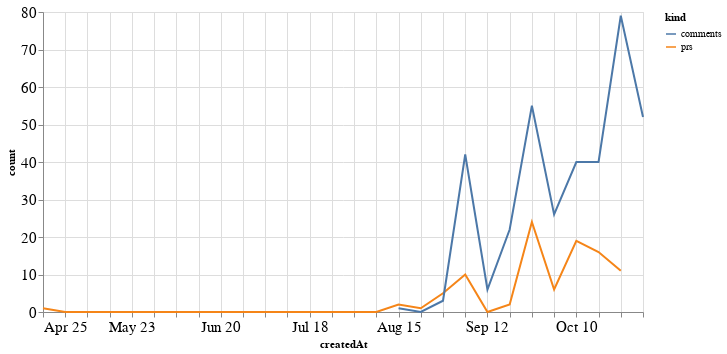

The cell this chart's notebook holds for it:
### Code cell
alt.Chart(total_time, width=600).mark_line().encode(
    x='createdAt',
    y='count',
    color='kind'
)

### Figure 1 — Vega-Lite specification as saved in the notebook (floating-point values rounded to 4 significant figures)
{"config": {"axisLeft": {"labelFontSize": 15}, "axisBottom": {"labelFontSize": 15}}, "data": {"name": "data-28a47bb23935b064a4b8e78923d33b86"}, "mark": "line", "encoding": {"color": {"type": "nominal", "field": "kind"}, "x": {"type": "temporal", "field": "createdAt"}, "y": {"type": "quantitative", "field": "count"}}, "width": 600, "$schema": "https://vega.github.io/schema/vega-lite/v4.8.1.json", "datasets": {"data-28a47bb23935b064a4b8e78923d33b86": [{"createdAt": "2021-04-25T00:00:00", "kind": "prs", "count": 1.0}, {"createdAt": "2021-05-02T00:00:00", "kind": "prs", "count": 0.0}, {"createdAt": "2021-05-09T00:00:00", "kind": "prs", "count": 0.0}, {"createdAt": "2021-05-16T00:00:00", "kind": "prs", "count": 0.0}, {"createdAt": "2021-05-23T00:00:00", "kind": "prs", "count": 0.0}, {"createdAt": "2021-05-30T00:00:00", "kind": "prs", "count": 0.0}, {"createdAt": "2021-06-06T00:00:00", "kind": "prs", "count": 0.0}, {"createdAt": "2021-06-13T00:00:00", "kind": "prs", "count": 0.0}, {"createdAt": "2021-06-20T00:00:00", "kind": "prs", "count": 0.0}, {"createdAt": "2021-06-27T00:00:00", "kind": "prs", "count": 0.0}, {"createdAt": "2021-07-04T00:00:00", "kind": "prs", "count": 0.0}, {"createdAt": "2021-07-11T00:00:00", "kind": "prs", "count": 0.0}, {"createdAt": "2021-07-18T00:00:00", "kind": "prs", "count": 0.0}, {"createdAt": "2021-07-25T00:00:00", "kind": "prs", "count": 0.0}, {"createdAt": "2021-08-01T00:00:00", "kind": "prs", "count": 0.0}, {"createdAt": "2021-08-08T00:00:00", "kind": "prs", "count": 0.0}, {"createdAt": "2021-08-15T00:00:00", "kind": "prs", "count": 2.0}, {"createdAt": "2021-08-22T00:00:00", "kind": "prs", "count": 1.0}, {"createdAt": "2021-08-29T00:00:00", "kind": "prs", "count": 5.0}, {"createdAt": "2021-09-05T00:00:00", "kind": "prs", "count": 10.0}, {"createdAt": "2021-09-12T00:00:00", "kind": "prs", "count": 0.0}, {"createdAt": "2021-09-19T00:00:00", "kind": "prs", "count": 2.0}, {"createdAt": "2021-09-26T00:00:00", "kind": "prs", "count": 24.0}, {"createdAt": "2021-10-03T00:00:00", "kind": "prs", "count": 6.0}, {"createdAt": "2021-10-10T00:00:00", "kind": "prs", "count": 19.0}, {"createdAt": "2021-10-17T00:00:00", "kind": "prs", "count": 16.0}, {"createdAt": "2021-10-24T00:00:00", "kind": "prs", "count": 11.0}, {"createdAt": "2021-10-31T00:00:00", "kind": "prs", "count": null}, {"createdAt": "2021-04-25T00:00:00", "kind": "comments", "count": null}, {"createdAt": "2021-05-02T00:00:00", "kind": "comments", "count": null}, {"createdAt": "2021-05-09T00:00:00", "kind": "comments", "count": null}, {"createdAt": "2021-05-16T00:00:00", "kind": "comments", "count": null}, {"createdAt": "2021-05-23T00:00:00", "kind": "comments", "count": null}, {"createdAt": "2021-05-30T00:00:00", "kind": "comments", "count": null}, {"createdAt": "2021-06-06T00:00:00", "kind": "comments", "count": null}, {"createdAt": "2021-06-13T00:00:00", "kind": "comments", "count": null}, {"createdAt": "2021-06-20T00:00:00", "kind": "comments", "count": null}, {"createdAt": "2021-06-27T00:00:00", "kind": "comments", "count": null}, {"createdAt": "2021-07-04T00:00:00", "kind": "comments", "count": null}, {"createdAt": "2021-07-11T00:00:00", "kind": "comments", "count": null}, {"createdAt": "2021-07-18T00:00:00", "kind": "comments", "count": null}, {"createdAt": "2021-07-25T00:00:00", "kind": "comments", "count": null}, {"createdAt": "2021-08-01T00:00:00", "kind": "comments", "count": null}, {"createdAt": "2021-08-08T00:00:00", "kind": "comments", "count": null}, {"createdAt": "2021-08-15T00:00:00", "kind": "comments", "count": 1.0}, {"createdAt": "2021-08-22T00:00:00", "kind": "comments", "count": 0.0}, {"createdAt": "2021-08-29T00:00:00", "kind": "comments", "count": 3.0}, {"createdAt": "2021-09-05T00:00:00", "kind": "comments", "count": 42.0}, {"createdAt": "2021-09-12T00:00:00", "kind": "comments", "count": 6.0}, {"createdAt": "2021-09-19T00:00:00", "kind": "comments", "count": 22.0}, {"createdAt": "2021-09-26T00:00:00", "kind": "comments", "count": 55.0}, {"createdAt": "2021-10-03T00:00:00", "kind": "comments", "count": 26.0}, {"createdAt": "2021-10-10T00:00:00", "kind": "comments", "count": 40.0}, {"createdAt": "2021-10-17T00:00:00", "kind": "comments", "count": 40.0}, {"createdAt": "2021-10-24T00:00:00", "kind": "comments", "count": 79.0}, {"createdAt": "2021-10-31T00:00:00", "kind": "comments", "count": 52.0}]}}
